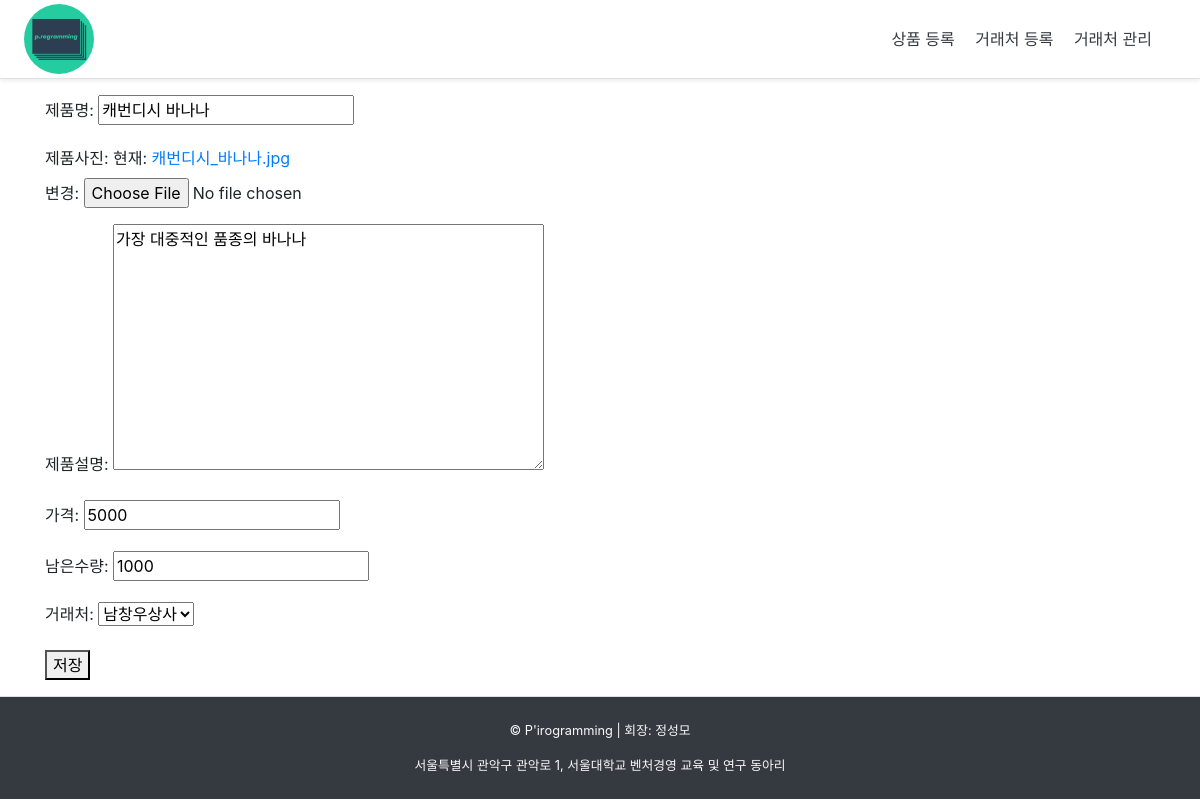
Screenshot of /product/edit/1 with the database file from the repository.
### shop/models.py (models this page shows, shortened)
class Product(models.Model):
    name = models.CharField(max_length=40, verbose_name='제품명')
    photo = models.ImageField(upload_to='', verbose_name='제품사진')
    desc = models.TextField(verbose_name='제품설명')
    price = models.IntegerField(verbose_name='가격')
    stock = models.IntegerField(verbose_name='남은수량')
    client = models.ForeignKey(Client, on_delete=models.CASCADE, verbose_name='거래처', related_name='product')

class Client(models.Model):
    name = models.CharField(max_length=40, verbose_name='이름')
    phone = models.CharField(max_length=40, verbose_name='전화번호')
    address = models.CharField(max_length=100, verbose_name='주소')
    def __str__(self):
        return self.name

### shop/views.py (the view)
# urls.py: path('product/edit/<int:pk>', views.edit_product, name='edit_product'),
def edit_product(request, pk):
    product = Product.objects.get(pk=pk)
    if request.method == 'POST':
        form = ProductForm(request.POST, request.FILES, instance=product)
        if form.is_valid():
            form.save()
        return redirect(product)
    else:
        form = ProductForm(instance=product)
        context = {
            'form': form
        }
        return render(request, 'shop/create_product.html', context)

### shop/forms.py
class ProductForm(ModelForm):
    class Meta:
        model = Product
        fields = '__all__'

### shop/templates/shop/create_product.html (shortened to what this page needs)
{% extends 'index.html' %}
{% block content %}
    <div>
        <form action="" method="POST" enctype="multipart/form-data">
            {{ form.as_p }}
            <button type="submit">저장</button>
        </form>
    </div>
{% endblock %}

### rows the page displays
Product: name "캐번디시 바나나", desc "가장 대중적인 품종의 바나나", price "5000", stock "1000", client "남창우상사"
